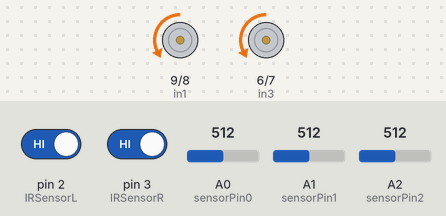
Simulated run of this sketch. Board: Arduino Uno, built with avr-gcc and run on an emulated ATmega328P. Parts: motor-driver pin pairs drawn as motors (green arrow = first pin HIGH = forward, orange = second pin HIGH = backward, longer = more drive, scaled by the enable pin). Inputs (shaded band) come from the test bench; at power-on: pin 2 (IRSensorL) HIGH, A1 (sensorPin1) = 512, A0 (sensorPin0) = 512, pin 3 (IRSensorR) HIGH, A2 (sensorPin2) = 512. What the sketch prints to the serial monitor is not drawn.

Above: at 1.2 s.
1.3 s: pin 2 (IRSensorL) driven LOW
At 1.8 s:
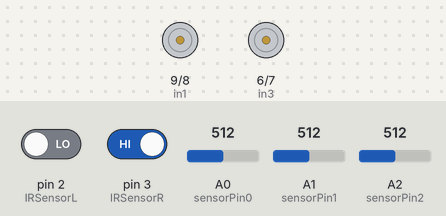
4.3 s: pin 2 (IRSensorL) driven HIGH
At 7.1 s:
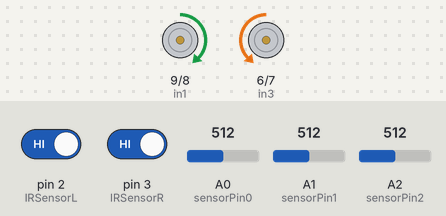
7.3 s: A1 (sensorPin1) set to 988
10.3 s: A1 (sensorPin1) set to 1017
At 11.0 s:
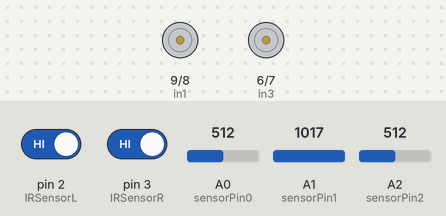
12.6 s: A0 (sensorPin0) set to 985
15.6 s: A0 (sensorPin0) set to 1012
At 16.3 s:
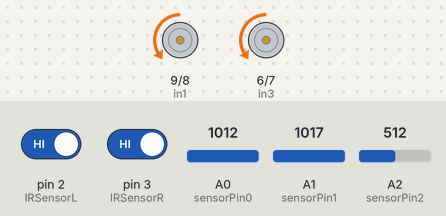
Timing chart, 0 to 18.5 s (numbered marks = the images above; inputs shaded):
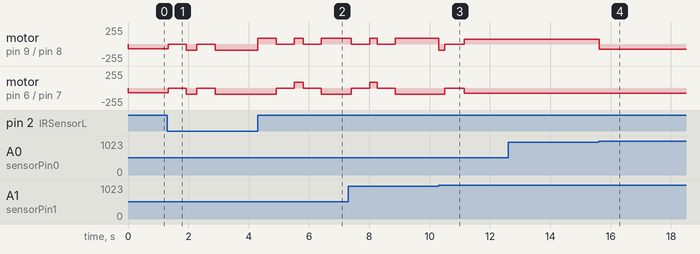

Measured:
- the behaviour switches between 1000 and 1001 on A1 (sensorPin1) (found by bisection; images 2 and 3)
- the behaviour switches between 1000 and 1001 on A0 (sensorPin0) (found by bisection; images 3 and 4)
- after the input at 1.3 s, motor on pin 9 (in1) / pin 8 (in2), motor on pin 6 (in3) / pin 7 (in4): alternates backward 90/255 for 0.36 s and stopped for 0.60 s, 4 changes in all, then stays backward 90/255, starting at once
- after the input at 4.3 s, motor on pin 9 (in1) / pin 8 (in2): goes forward 90/255 0.60 s, stopped 0.60 s, forward 90/255 0.30 s, stopped 0.60 s, then forward 90/255, starting at once; motor on pin 6 (in3) / pin 7 (in4): backward 90/255 → stopped after 0.61 s, → forward 90/255 0.60 s later, → stopped 0.30 s later, → backward 90/255 0.60 s later
- after the input at 10.3 s, motor on pin 9 (in1) / pin 8 (in2): forward 90/255 → backward 90/255 at once, → stopped 0.20 s later, → forward 75/255 0.65 s later; motor on pin 6 (in3) / pin 7 (in4): backward 90/255 → stopped after 0.20 s, → backward 75/255 0.65 s later
- after the input at 12.6 s, every drawn part: stays the same
- after the input at 15.6 s, motor on pin 9 (in1) / pin 8 (in2): forward 75/255 → backward 75/255 at once

The sketch:

Pratica04_1_full.ino
```cpp
// Motor A connections
int enA = 10;
int in1 = 9;
int in2 = 8;
// Motor B connections
int enB = 5;
int in3 = 6;
int in4 = 7;

// Sensores da linha
int sensorPin0 = A0;   // select the input pin for the sensor
int sensorPin1 = A1;
int sensorPin2 = A2;
int sensorValue0 = 0;   // variable to store the value coming from the sensor
int sensorValue1 = 0;
int sensorValue2 = 0;

// Sensores de proximidade
#define IRSensorL 2
#define IRSensorR 3
int sensorStatusL = LOW;
int sensorStatusR = LOW;

void setup() {
	// Set all the motor control pins to outputs
	pinMode(enA, OUTPUT);
	pinMode(enB, OUTPUT);
	pinMode(in1, OUTPUT);
	pinMode(in2, OUTPUT);
	pinMode(in3, OUTPUT);
	pinMode(in4, OUTPUT);

	// Turn off motors - Initial state
	digitalWrite(in1, LOW);
	digitalWrite(in2, LOW);
	digitalWrite(in3, LOW);
	digitalWrite(in4, LOW);

    // proximidade
    pinMode(IRSensorL, INPUT);
    pinMode(IRSensorR, INPUT);

  //sensores
  Serial.begin(9600);
}

void loop() {
  sensorValue0 = analogRead(sensorPin0);
  sensorValue1 = analogRead(sensorPin1);
  sensorValue2 = analogRead(sensorPin2);
  sensorStatusL = digitalRead(IRSensorL);
  sensorStatusR = digitalRead(IRSensorR);

  int threshold = 1000;
    if ((sensorStatusL == LOW) || (sensorStatusR == LOW)){
        int turn = 300;
        int turnspeed = 90;
        int straightdelay = 600;
        stop();
        delay(straightdelay);
        turnRight(turnspeed);
        delay(turn+60);
        stop();
        delay(straightdelay);


        sensorStatusL = digitalRead(IRSensorL);
        sensorStatusR = digitalRead(IRSensorR);
        while((sensorStatusL == LOW) || (sensorStatusR == LOW)){
          turnRight(turnspeed);
          delay(10);
          sensorStatusL = digitalRead(IRSensorL);
          sensorStatusR = digitalRead(IRSensorR);
        }
        goStraight(turnspeed);
        delay(straightdelay);
        stop();
        delay(straightdelay);

        turnLeft(turnspeed);
        delay(turn);
        stop();
        delay(straightdelay);

        goStraight(turnspeed);
        delay(straightdelay+400);
        stop();
        delay(straightdelay);

        turnLeft(turnspeed);
        delay(turn-50);
        stop();
        delay(straightdelay);

        sensorValue1 = analogRead(sensorPin1);
        while(sensorValue1 <= threshold){
          goStraight(turnspeed);
          delay(10);
          sensorValue1 = analogRead(sensorPin1);
        }

        turnRight(turnspeed);
        delay(turn-100);
        stop();
        delay(straightdelay);
    } else {
      if ((sensorValue0 <= threshold) && (sensorValue1 >= threshold) && (sensorValue2 <= threshold)){
        goStraight(75);
      } else if ((sensorValue0 > threshold)){
        turnRight(75);
      } else if ((sensorValue2 > threshold)){
        turnLeft(75);
      } else if ((sensorValue0 <= threshold) && (sensorValue1 <= threshold) && (sensorValue2 <= threshold)){
        turnRight(70);
      }
    }

  Serial.print((sensorValue0 > threshold ? "black ": "white "));
  Serial.print(sensorValue0);
  Serial.print(" || ");
  Serial.print((sensorValue1 > threshold ? "black ": "white "));
  Serial.print(sensorValue1);
  Serial.print(" || ");
  Serial.print((sensorValue2 > threshold ? "black ": "white "));
  Serial.println(sensorValue2);

  delay(45);
}

// Turn Right
void turnRight(int speed){
  Serial.print(" - Right - ");
  analogWrite(enA, speed);
	analogWrite(enB, speed);
	// Turn on motor A & B
	digitalWrite(in1, LOW);
	digitalWrite(in2, HIGH);
	digitalWrite(in3, LOW);
	digitalWrite(in4, HIGH);
}

// Turn Left
void turnLeft(int speed){
  Serial.print(" - Left - ");
  analogWrite(enA, speed);
	analogWrite(enB, speed);
	// Now change motor directions
	digitalWrite(in1, HIGH);
	digitalWrite(in2, LOW);
	digitalWrite(in3, HIGH);
	digitalWrite(in4, LOW);
}

// Go Straight
void goStraight(int speed){
  Serial.print(" - Straight - ");
  analogWrite(enA, speed);
	analogWrite(enB, speed);
  // Turn on motors
	digitalWrite(in1, HIGH);
	digitalWrite(in2, LOW);
	digitalWrite(in3, LOW);
	digitalWrite(in4, HIGH);
}

// Stop
void stop(){
  Serial.println("Stop");
	// Turn off motors
	digitalWrite(in1, LOW);
	digitalWrite(in2, LOW);
	digitalWrite(in3, LOW);
	digitalWrite(in4, LOW);
}
```
